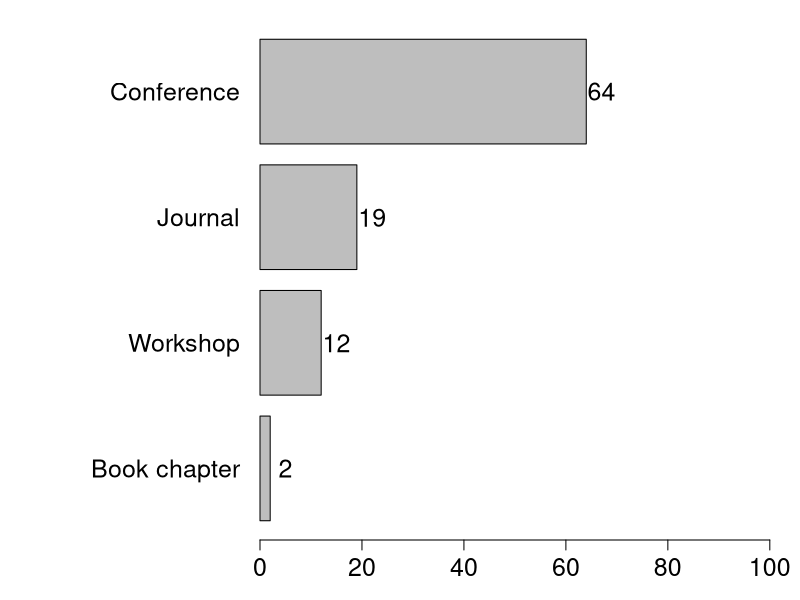
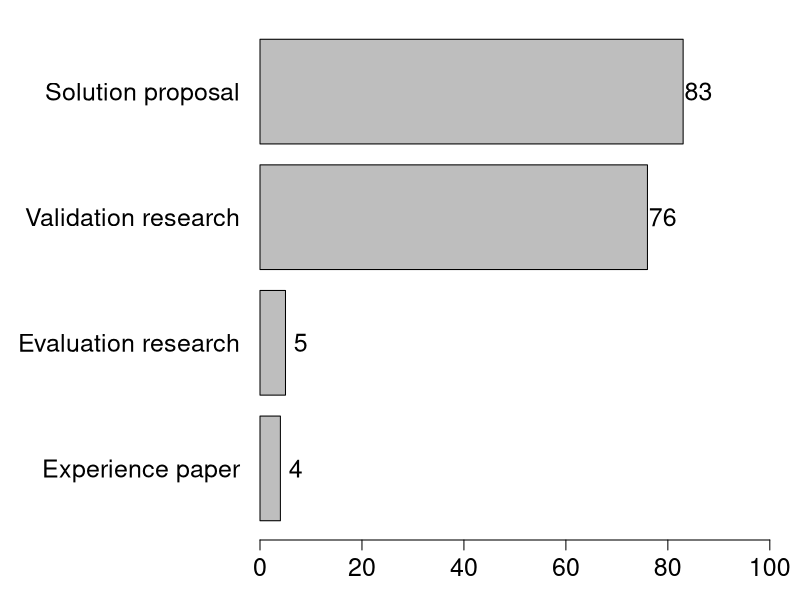
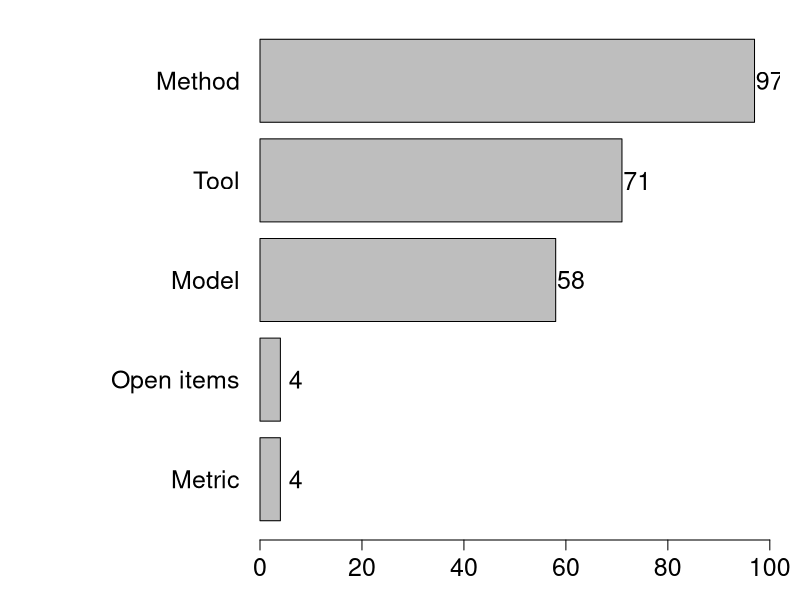
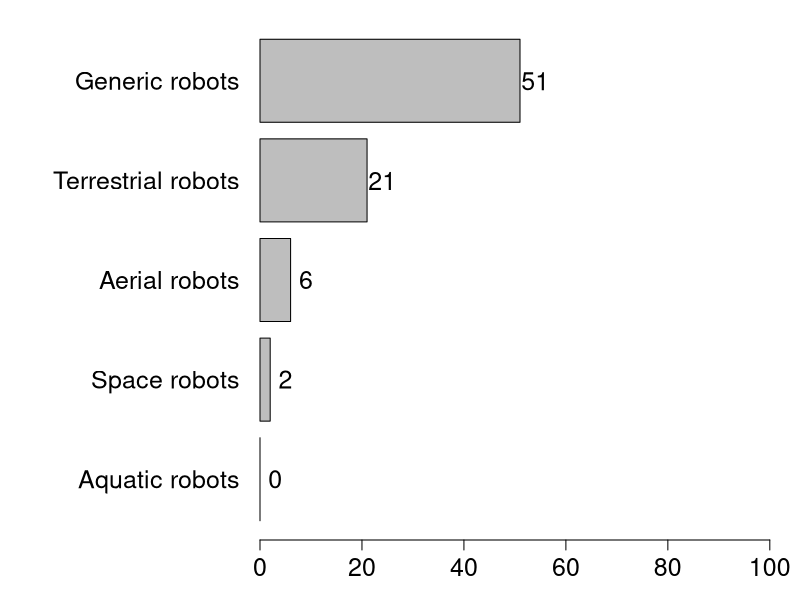
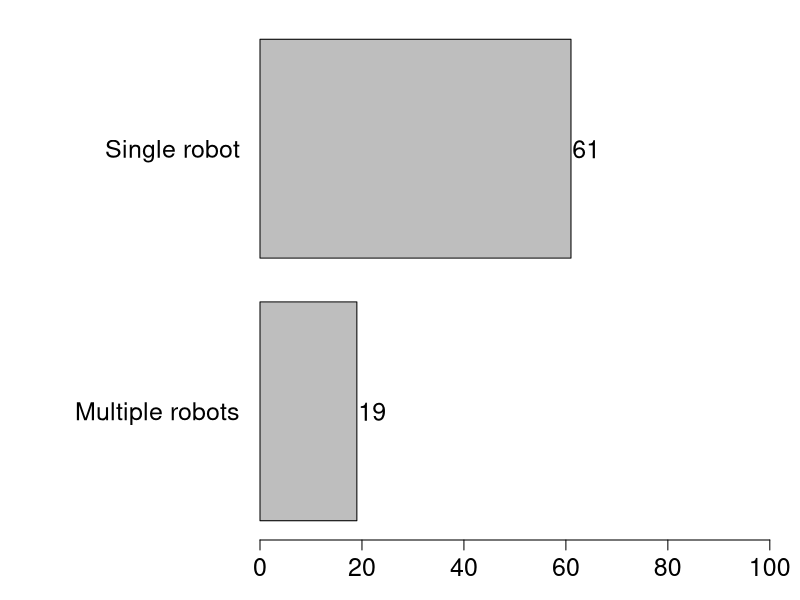
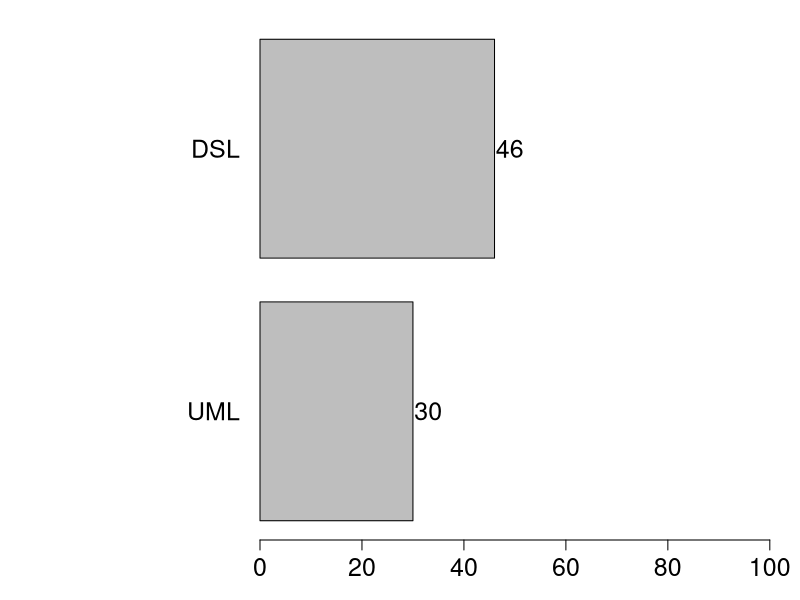
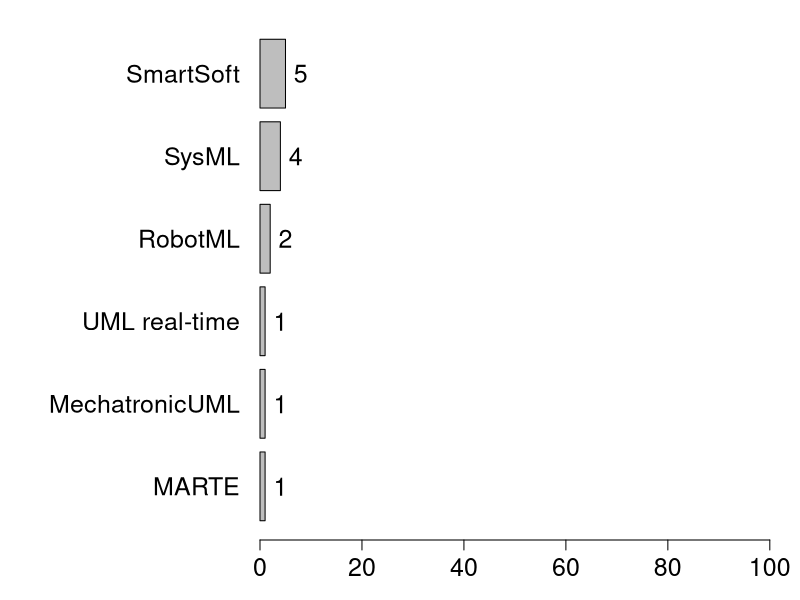
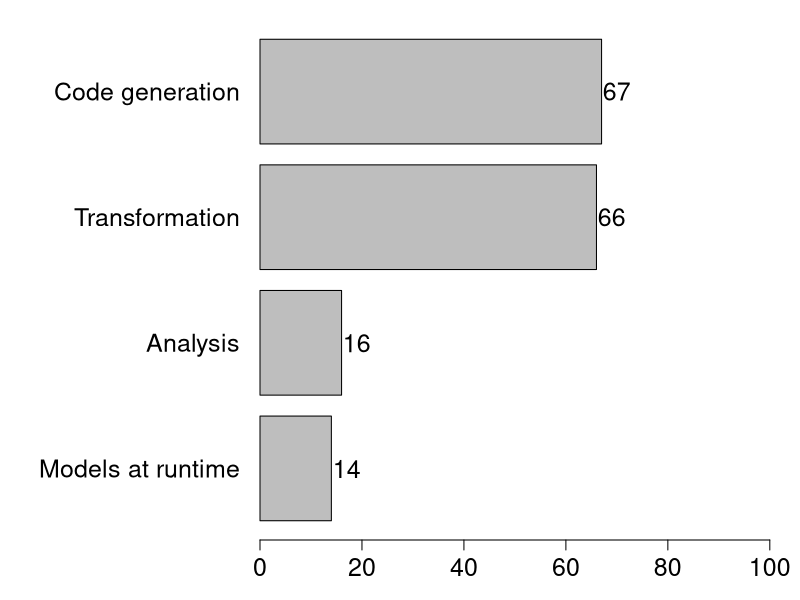

Recreate these plots in R, in order. (Note: this script raises an error after producing the figures.)
library(tidyr)
library(dplyr)
library(plyr)
library(reshape)
library(ggplot2)

setwd(".")

############################
# Read the dataCollapsed
############################

dataCollapsed = read.csv("./dataCollapsed.csv", stringsAsFactors = TRUE)
# dataCollapsed = na.omit(dataCollapsed)
data = read.csv("./data.csv", stringsAsFactors = TRUE)

############################
# Reshape the dataCollapsed
############################

##### RQ1

venues <- data %>% 
  gather("venue", "value", c("conference", "journal", "workshop", "bookChapter"), na.rm = TRUE, convert = TRUE) %>% 
  dplyr::filter(grepl("x",value)) %>% dplyr::rename(ID = X) %>% select(ID, venue) 
venues$venue <- as.factor(venues$venue)

researchTypes <- data %>% 
  gather("researchType", "value", c("validation", "evaluation", "solutionProposal", "experience"), na.rm = FALSE, convert = TRUE) %>% 
  dplyr::filter(grepl("x",value)) %>% dplyr::rename(ID = X) %>% select(ID, researchType)
researchTypes$researchType <- as.factor(researchTypes$researchType)

contributionTypes <- data %>% 
  gather("contributionType", "value", c("model", "method", "metric", "tool", "openItems"), na.rm = FALSE, convert = TRUE) %>% 
  dplyr::filter(grepl("x",value)) %>% dplyr::rename(ID = X) %>% select(ID, contributionType)
contributionTypes$contributionType <- as.factor(contributionTypes$contributionType)

##### RQ2

robotTypesApproach <- dataCollapsed %>% 
  gather("robotTypeApproach", "value", c("terrestrialApproach", "aerialApproach", "spatialApproach", "genericApproach"), na.rm = FALSE, convert = TRUE) %>% 
  dplyr::filter(grepl("x",value)) %>% select(ID, robotTypeApproach)
robotTypesApproach$robotTypeApproach <- as.factor(robotTypesApproach$robotTypeApproach)

multiRobotBoolApproach <- ifelse(dataCollapsed$multiRobotApproach=="x",TRUE,FALSE)
multiRobotApproach <- cbind(dataCollapsed, multiRobotBoolApproach) %>% select(ID, multiRobotBoolApproach)
colnames(multiRobotApproach)[colnames(multiRobotApproach)=="multiRobotBoolApproach"] <- "multiRobotApproach"

years <- dataCollapsed %>% select(ID, year)

##### RQ3

languages <- dataCollapsed %>% 
  gather("language", "value", c("dsl", "uml"), na.rm = FALSE, convert = TRUE) %>% 
  dplyr::filter(grepl("x",value)) %>% select(ID, language)
languages$language <- as.factor(languages$language)

automationTypes <- dataCollapsed %>% 
  gather("automation", "value", c("transformation", "codeGeneration", "modelsRuntime", "analysis"), na.rm = FALSE, convert = TRUE) %>% 
  dplyr::filter(grepl("x",value)) %>% select(ID, automation)
automationTypes$automation <- as.factor(automationTypes$automation)

aspects <- dataCollapsed %>% 
  gather("aspect", "value", c("behaviour", "navigation", "structure"), na.rm = FALSE, convert = TRUE) %>% 
  dplyr::filter(grepl("x",value)) %>% select(ID, aspect)
aspects$aspect <- as.factor(aspects$aspect)

##### RQ4.1

validationTypes <- dataCollapsed %>% 
  gather("validationType", "value", c("experiment", "caseStudy", "example", "realProject", "simulation"), na.rm = FALSE, convert = TRUE) %>% 
  dplyr::filter(grepl("x",value)) %>% select(ID, validationType)
validationTypes$validationType <- as.factor(validationTypes$validationType)

##### RQ4.2

robotTypesEval <- dataCollapsed %>% 
  gather("robotTypeEval", "value", c("terrestrialEval", "aerialEval", "aquaticEval", "spatialEval", "genericEval"), na.rm = FALSE, convert = TRUE) %>% 
  dplyr::filter(grepl("x",value)) %>% select(ID, robotTypeEval)
robotTypesEval$robotTypeEval <- as.factor(robotTypesEval$robotTypeEval)

multiRobotBoolEval <- ifelse(dataCollapsed$multiRobotEval=="x",TRUE,FALSE)
multiRobotEval <- cbind(dataCollapsed, multiRobotBoolEval) %>% select(ID, multiRobotBoolEval)
colnames(multiRobotEval)[colnames(multiRobotEval)=="multiRobotBoolEval"] <- "multiRobotEval"

############################
# It's plotting time!
############################

plot <- function(var, fileName, labels, width, height, leftMargin) {

  filePath <- paste("./output/", fileName, ".pdf", sep="")
  pdf(filePath, width=width, height=height)
  
  par(mar=c(3, leftMargin, 1, 1))
  par(mfrow=c(1, 1))
  par(las=1)
  
  var <- as.factor(var)
  levels(var) <- labels
    
  dataToPlot <- table(var)
  dataToPlot <- dataToPlot[order(dataToPlot, decreasing=FALSE)]

  plot <- barplot(dataToPlot, main="", cex.main=1, xlim=c(0, nrow(data) + 5), cex=1.5, cex.names=1.5, las=1, horiz=TRUE)
  text(x=as.numeric(dataToPlot) + 3, y = plot, label = dataToPlot, cex = 1.5, col = "black")
  
  dev.off()
}  

# RQ1
plot(venues$venue, "RQ1_venues", c("Book chapter", "Conference", "Journal", "Workshop"), 10, 5, 13)
plot(researchTypes$researchType, "RQ1_researchTypes", c( "Evaluation research", "Experience paper", "Solution proposal", "Validation research"), 10, 5, 13)
plot(contributionTypes$contributionType, "RQ1_contributionTypes", c("Method", "Metric", "Model", "Open items", "Tool"), 10, 5, 13)

# RQ2
plot(robotTypesApproach$robotTypeApproach, "RQ2_robotTypesApproach", c("Aerial robots", "Generic robots", "Space robots", "Terrestrial robots", "Aquatic robots"), 10, 5, 13)
plot(multiRobotApproach$multiRobotApproach, "RQ2_multiRobotApproach", c("Single robot", "Multiple robots"), 10, 5, 13)

# RQ3
umlDialects <- dataCollapsed$umlDialect[which(dataCollapsed$umlDialect != "")]
umlDialects <- droplevels(umlDialects)

plot(languages$language, "RQ3_1_languages", c("DSL", "UML"), 10, 5, 13)
plot(umlDialects, "RQ3_1_umlDialects", levels(umlDialects), 10, 5, 13)
plot(automationTypes$automation, "RQ3_1_automationTypes", c("Analysis", "Code generation", "Models at runtime", "Transformation"), 10, 5, 13)
plot(aspects$aspect, "RQ3_2_aspects", c("Behaviour", "Navigation", "Structure"), 10, 5, 13)

# RQ4.1
plot(validationTypes$validationType, "RQ4_1_validationTypes", c( "Case study", "Example", "Experiment", "Real project", "Simulation"), 10, 5, 13)

# RQ4.2
plot(robotTypesEval$robotTypeEval, "RQ4_2_robotTypesEval", c("Aerial robots", "Aquatic robots", "Generic robots", "Space robots", "Terrestrial robots"), 10, 5, 13)
plot(multiRobotEval$multiRobotEval, "RQ4_2_multiRobotEval", c("Single robot", "Multiple robots"), 10, 5, 13)

# RQ5
lwb <- dataCollapsed$languageWorkbench[which(dataCollapsed$languageWorkbench != "")]
lwb <- droplevels(lwb)

plot(lwb, "RQ5_lwbs", levels(lwb), 10, 5, 13)

# Horizontal analysis

pdf("./output/horizontals.pdf", width=6, height=4)
par(mar=c(5, 5, 5, 5))
par(mfrow=c(1, 1))
par(las=1)

plotBubbles <- function(var1, var2, var1Label, var2Label, var1Labels, var2Labels, plotTitle) {
    
  currentData <- merge(var1, var2, by="ID", all = T)
  currentData <- na.omit(currentData)
  var1Name <- names(currentData)[2]
  var2Name <- names(currentData)[3]
  counts <- count(currentData, c(var1Name, var2Name))
  # print(counts)
  
  if(var1Label == "" && var2Label == "") {
    var1Label = var1Name
    var2Label = var2Name
  }
  if(plotTitle != "") {
    plotTitle = paste(var1Name, "___", var2Name)
  }
  
  plot <- ggplot(counts, aes(counts[,2], counts[,1], color=freq,  alpha = 0.7)) + geom_point(aes(size = freq)) +
    theme_bw() +
    scale_color_gradient2(low="white", high="gray13", name="freq") +
    scale_size_continuous(range=c(0, 30)) + geom_text(aes(label = freq), color="black") +
    theme(legend.position = "none") +
    # labs(x=var2Name, y=var1Name) +
    # ggtitle(paste(var1Name, "___", var2Name))
    labs(x=var2Label, y=var1Label) +
    ggtitle(plotTitle)
  
  if(var1Labels != "" && var2Labels != "") {
   plot <- plot + scale_y_discrete(labels= var1Labels) 
   plot <- plot + scale_x_discrete(labels= var2Labels) 
  }
  
  print(plot)
}

plotBubbles(contributionTypes, venues, "", "", "", "", "")
plotBubbles(researchTypes, venues, "", "", "", "", "")
plotBubbles(robotTypesEval, venues, "", "", "", "", "")
plotBubbles(multiRobotEval, venues, "", "", "", "", "")
plotBubbles(multiRobotApproach, venues, "", "", "", "", "")
plotBubbles(languages, venues, "", "", "", "", "")
plotBubbles(automationTypes, venues, "", "", "", "", "")
plotBubbles(aspects, venues, "", "", "", "", "")

plotBubbles(researchTypes, contributionTypes, "Research type (RQ1)", "Contribution type (RQ1)", c( "Evaluation research", "Experience paper", "Solution proposal", "Validation research"), c("Method", "Metric", "Model", "Open items", "Tool"), "")
plotBubbles(robotTypesEval, contributionTypes, "", "", "", "", "")
plotBubbles(multiRobotEval, contributionTypes, "", "", "", "", "")
plotBubbles(languages, contributionTypes, "Type of modelling language (RQ3)", "Contribution type (RQ1)", c("DSL", "UML"), c("Method", "Metric", "Model", "Open items", "Tool"), "")
plotBubbles(automationTypes, contributionTypes, "", "", "", "", "")
plotBubbles(aspects, contributionTypes, "", "", "", "", "")

plotBubbles(robotTypesEval, researchTypes, "", "", "", "", "")
plotBubbles(multiRobotEval, researchTypes, "", "", "", "", "")
plotBubbles(languages, researchTypes, "", "", "", "", "")
plotBubbles(automationTypes, researchTypes, "", "", "", "", "")
plotBubbles(aspects, researchTypes, "", "", "", "", "")

plotBubbles(multiRobotEval, robotTypesEval, "Cardinality of robots (RQ4)", "Robot type (RQ4)", c("Single robot", "Multiple robots"), c("Aerial robots", "Aquatic robots", "Generic robots", "Space robots", "Terrestrial robots"), "")
plotBubbles(multiRobotApproach, robotTypesApproach, "Cardinality of robots (RQ4)", "Robot type (RQ4)", c("Single robot", "Multiple robots"), c("Aerial robots", "Generic robots", "Space robots", "Terrestrial robots"), "")
plotBubbles(languages, robotTypesEval, "", "", "", "", "")
plotBubbles(automationTypes, robotTypesEval, "", "", "", "", "")
plotBubbles(aspects, robotTypesEval, "", "", "", "", "")

plotBubbles(multiRobotApproach, robotTypesApproach, "", "", "", "", "")
plotBubbles(languages, robotTypesApproach, "", "", "", "", "")
plotBubbles(automationTypes, robotTypesApproach, "", "", "", "", "")
plotBubbles(aspects, robotTypesApproach, "", "", "", "", "")

plotBubbles(languages, multiRobotApproach, "", "", "", "", "")
plotBubbles(automationTypes, multiRobotApproach, "", "", "", "", "")
plotBubbles(aspects, multiRobotApproach, "", "", "", "", "")
plotBubbles(years, multiRobotApproach, "", "", "", "", "")

plotBubbles(automationTypes, languages, "", "", "", "", "")
plotBubbles(aspects, languages, "Engineered aspect (RQ3)", "Modelling language (RQ3)", c("Behaviour", "Navigation", "Structure"), c("DSL", "UML"), "")

plotBubbles(aspects, automationTypes, "Engineered aspect (RQ3)", "Automation (RQ3)", c("Behaviour", "Navigation", "Structure"), c("Analysis", "Code generation", "Models at runtime", "Transformation"), "")

dev.off()
  
